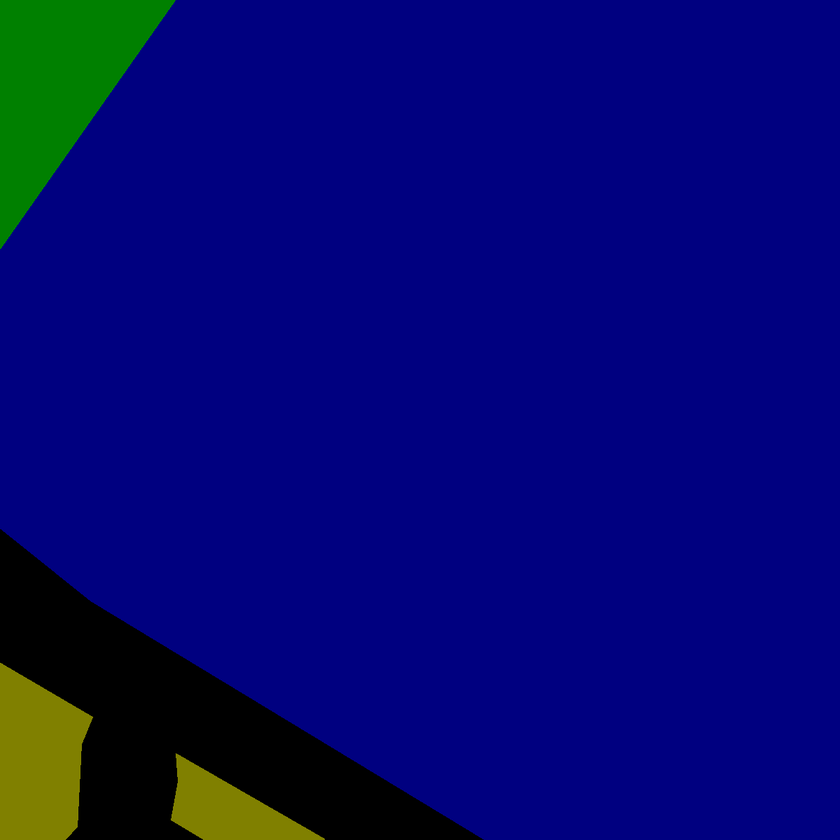
#> input picture deeplav_data/image_20_12000_4800.png, 840 x 840 px, shrunk from 1200 x 1200 before the run
$ python mask_show.py
#> lines starting #> are read from the running program, lines starting #| are printed output that depends on the picture; after the words box and inside, x2 and y2 are one past the last pixel; in counts of white or black regions, pixels touching at a corner belong together
#!D:/workplace/python
# -*- coding: utf-8 -*-
# @File  : mask_show.py
# @Author: WangYe
# @Date  : 2019/12/18
# @Software: PyCharm
import numpy as np
import cv2
path = 'image_20_12000_4800.png'
label = cv2.imread(path)
#> label is the input picture: shape (840, 840, 3); mean B, G, R 111, 7.4, 3.4
label = label[:, :, 0]
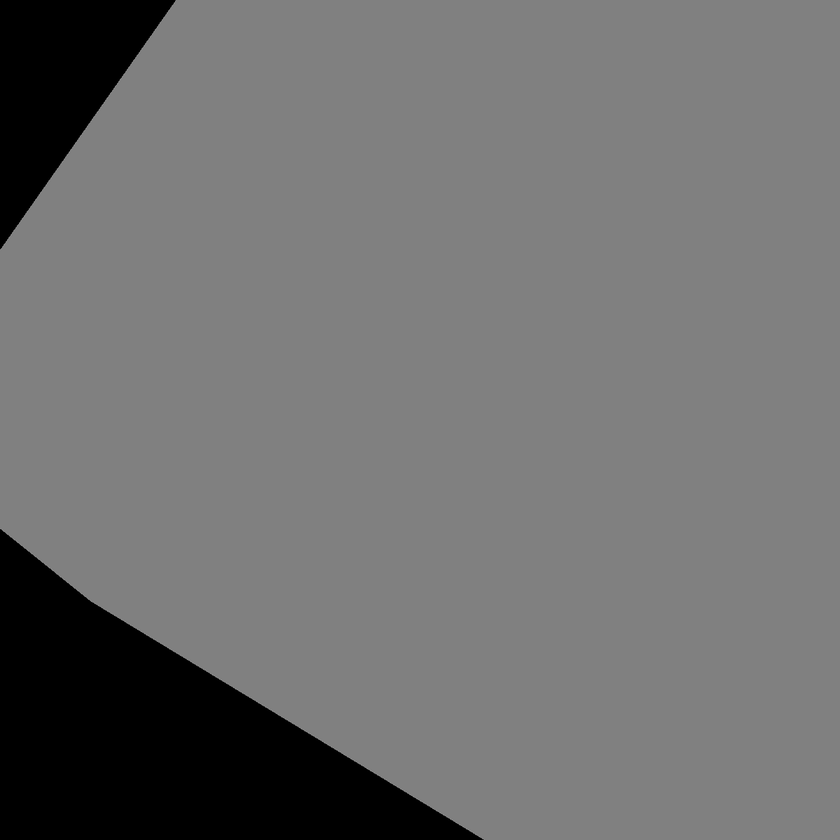
#> label: shape (840, 840); min 0, max 146, mean 111
cmap = np.array([[0, 0, 0],
                 [128, 0, 0],
                 [128, 128, 0],
                 [0, 128, 0],
                 [0, 0, 128]]
                )
y = label
r = y.copy()
g = y.copy()
b = y.copy()
# print('r=',r)
for l in range(0, len(cmap)):
    r[y == l] = cmap[l, 0]
    g[y == l] = cmap[l, 1]
    b[y == l] = cmap[l, 2]
#> b: shape (840, 840); 0.11% of pixels changed, all inside (x1, y1, x2, y2) = (0, 0, 481, 840)
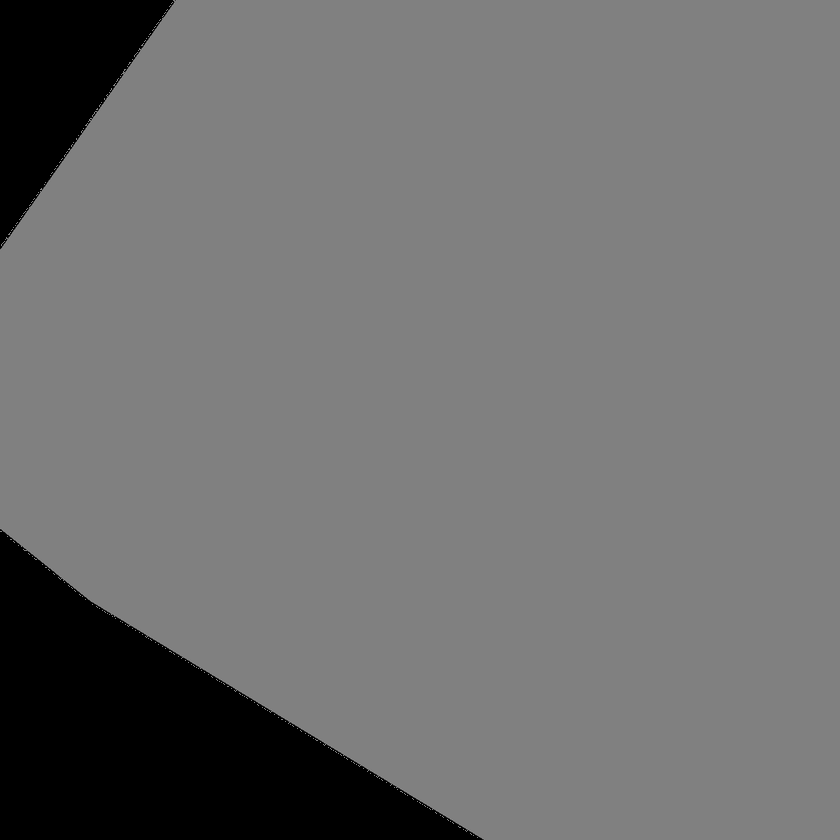
#> g: shape (840, 840); 0.11% of pixels changed, all inside (x1, y1, x2, y2) = (0, 0, 481, 840)
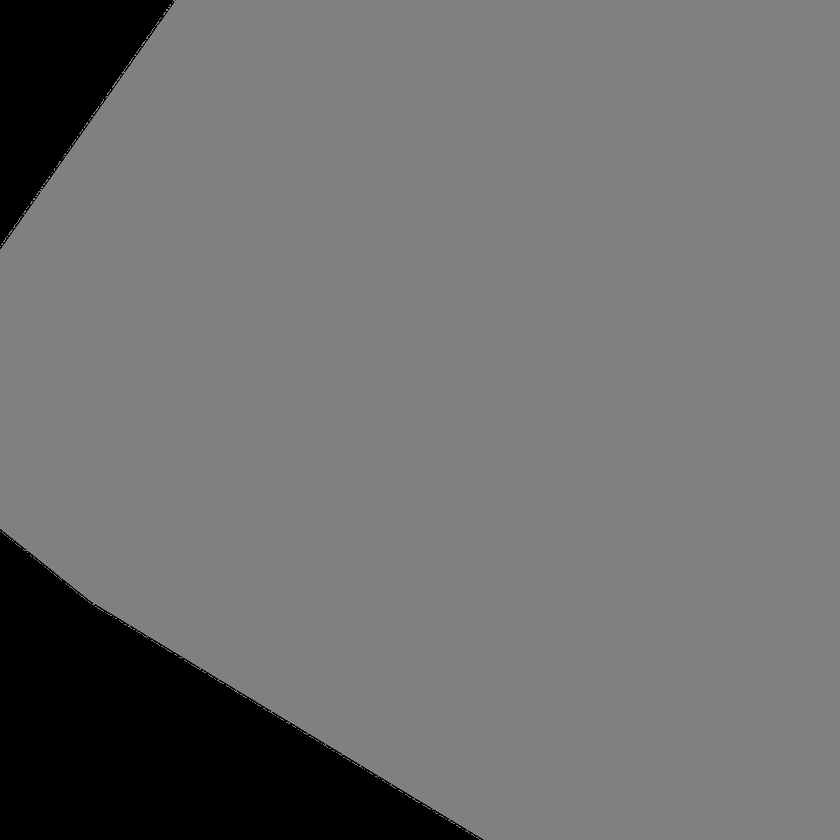
#> r: shape (840, 840); 0.11% of pixels changed, all inside (x1, y1, x2, y2) = (0, 0, 481, 840)
label = np.concatenate((np.expand_dims(b, axis=-1), np.expand_dims(g, axis=-1),
                        np.expand_dims(r, axis=-1)), axis=-1)
#> label: shape (840, 840, 3)
cv2.imwrite(path.split('/')[-1], label)
